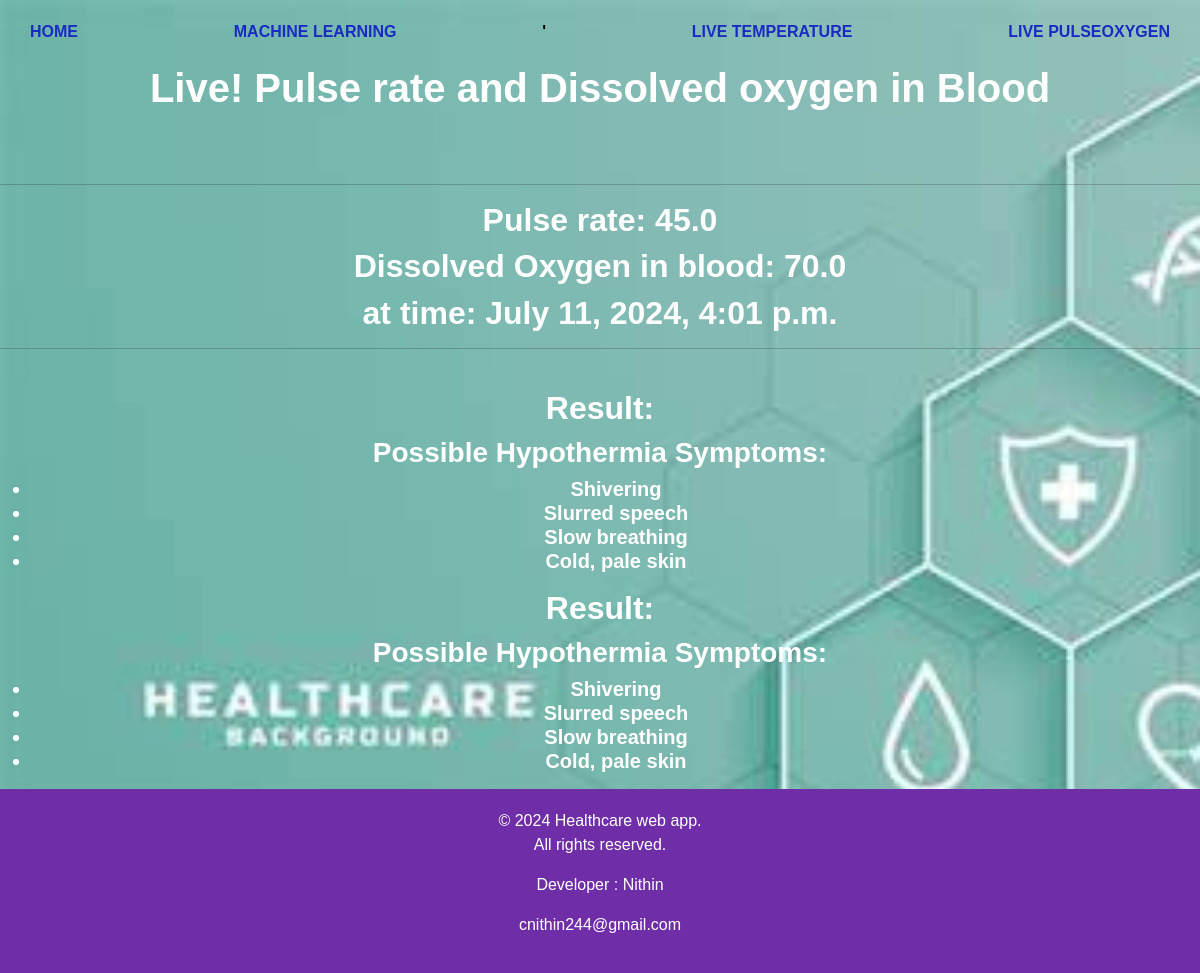
The app's page /Plast with its own data.
### healthApp/models.py (models this page shows, shortened)
class PulseOximeter(models.Model):
    bpm = models.FloatField()
    spo2 = models.FloatField()
    timestamp = models.DateTimeField(auto_now_add=True)

### healthApp/views.py (the view)
# urls.py: path('Plast', views.get_last_pulseoxy, name='lastPulseoxy'),
def get_last_pulseoxy(request):
    last_pulseoxy = PulseOximeter.objects.order_by('timestamp').last
    return render(request, 'last_pulseoxy.html', {'po': last_pulseoxy})

### healthApp/templates/last_pulseoxy.html (shortened to what this page needs)
{% extends 'base.html' %}
{% block content %}
<h1>Live! Pulse rate and Dissolved oxygen in Blood</h1>
{% if po %}
<br>
<br>
<hr>
<p>
    <h2>Pulse rate: {{ po.bpm}}</h2>
    <h2>Dissolved Oxygen in blood: {{ po.spo2}}</h2>
    <h2>at time: {{ po.timestamp }}</h2>
</p>
<hr>
<br>
{% if po.bpm < 60 %}
    <h2>Result:</h2>
    <h3>Possible Hypothermia Symptoms:</h3>
    <ul><h5>
        <li>Shivering</li>
        <li>Slurred speech</li>
        <li>Slow breathing</li>
        <li>Cold, pale skin</li>
    </ul></h5>
{% else %}
<h2>Result:</h2>
    <h3>Normal Pulse/Heart rate</h3>
{% endif %}
{% if po.spo2 < 92 %}
<h2>Result:</h2>
    <h3>Possible Hypothermia Symptoms:</h3>
    <ul><h5>
        <li>Shivering</li>
        <li>Slurred speech</li>
        <li>Slow breathing</li>
        <li>Cold, pale skin</li>
    </ul></h5>
{% else %}
<h2>Result:</h2>
    <h3>Normal Dissolved oxygen in blood</h3>
{% endif %}
{% endif %}
{% endblock %}

### records on screen
PulseOximeter: bpm "45.0", spo2 "70.0", timestamp "July 11, 2024, 4:01 p.m."
